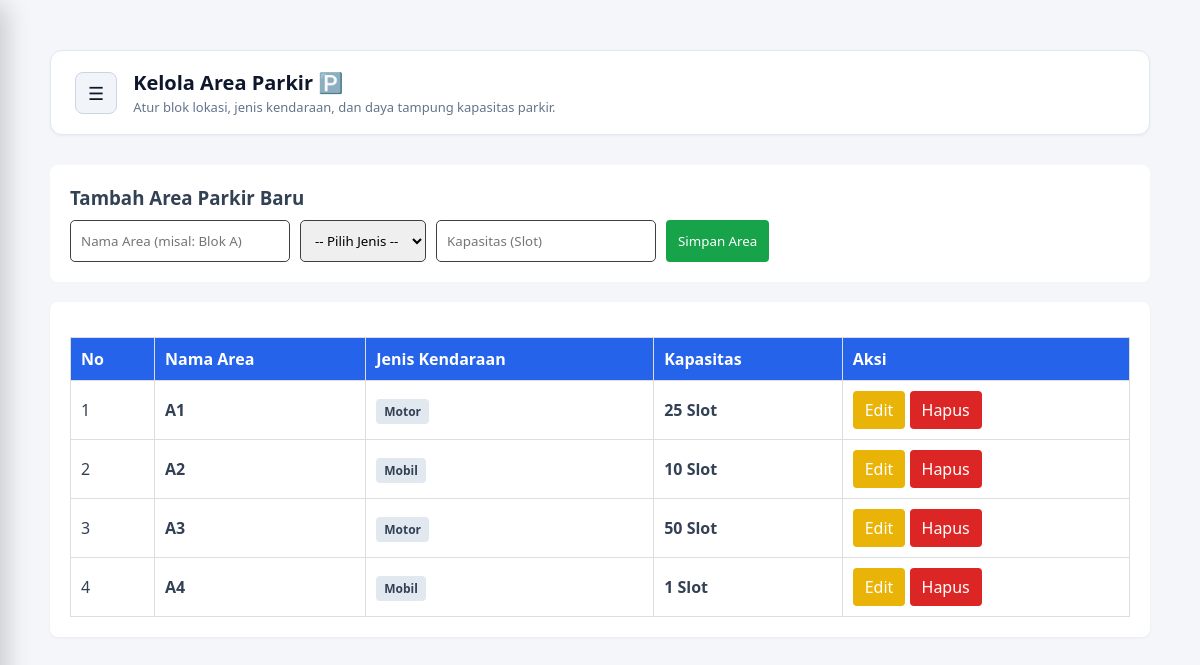
/app_parkir/admin/php-admin/area_parkir.php (signed in), run on the app's committed database.
### tables this page shows
CREATE TABLE `tb_area_parkir` (
  `id_area` int(11) NOT NULL,
  `nama_area` varchar(50) NOT NULL,
  `jenis_kendaraan` varchar(20) NOT NULL,
  `kapasitas` int(5) NOT NULL,
  `terisi` int(5) NOT NULL DEFAULT 0
);

### app_parkir/admin/php-admin/area_parkir.php (the view, shortened to what this page needs)
<?php
require_once '../../config/koneksi.php';
$areas = mysqli_query($koneksi, "SELECT * FROM tb_area_parkir ORDER BY id_area ASC");
$edit_data = null;
?>
<!DOCTYPE html>
<html lang="id">
<head>
    <link rel="stylesheet" href="../css-admin/dashboard.css?v=<?= time(); ?>">
    <link rel="stylesheet" href="../css-admin/user.css?v=<?= time(); ?>">
</head>
<body>
    <div class="content">
        <div class="header">
            <div class="header-left">
                <button class="menu-toggle" id="btnToggle" title="Buka Menu">☰</button>
                <div>
                    <h2>Kelola Area Parkir 🅿️</h2>
                    <p>Atur blok lokasi, jenis kendaraan, dan daya tampung kapasitas parkir.</p>
                </div>
            </div>
        </div>
        <div class="form-box">
            <h3><?= $edit_data ? 'Edit Area Parkir' : 'Tambah Area Parkir Baru'; ?></h3>
            <form action="" method="POST" style="display: flex; gap: 10px; flex-wrap: wrap; margin-top: 10px;">
                <input type="text" name="nama_area" placeholder="Nama Area (misal: Blok A)" value="<?= $edit_data['nama_area'] ?? ''; ?>" required>
                <select name="jenis_kendaraan" required>
                    <option value="">-- Pilih Jenis --</option>
                </select>
                <input type="number" name="kapasitas" placeholder="Kapasitas (Slot)" value="<?= $edit_data['kapasitas'] ?? ''; ?>" min="1" required>
                <?php if ($edit_data): ?>
                    <button type="submit" name="edit" class="btn btn-edit">Update Area</button>
                    <a href="area_parkir.php" class="btn" style="background: #64748b; color: white;">Batal</a>
                <?php else: ?>
                    <button type="submit" name="tambah" class="btn btn-add">Simpan Area</button>
                <?php endif; ?>
            </form>
        </div>
        <div style="overflow-x: auto; background: white; padding: 20px; border-radius: 8px; box-shadow: 0 1px 3px rgba(0,0,0,0.05);">
            <table>
                <thead>
                    <tr>
                        <th>No</th>
                        <th>Nama Area</th>
                        <th>Jenis Kendaraan</th>
                        <th>Kapasitas</th>
                        <th>Aksi</th>
                    </tr>
                </thead>
                <tbody>
                    <?php
                    $no = 1;
                    while($row = mysqli_fetch_assoc($areas)):
                    ?>
                    <tr>
                        <td><?= $no++; ?></td>
                        <td><b><?= htmlspecialchars($row['nama_area']); ?></b></td>
                        <td>
                            <span style="background: #e2e8f0; padding: 4px 8px; border-radius: 4px; font-size: 12px; font-weight: bold;">
                                <?= htmlspecialchars($row['jenis_kendaraan']); ?>
                            </span>
                        </td>
                        <td><b><?= $row['kapasitas']; ?> Slot</b></td>
                        <td>
                            <a href="area_parkir.php?edit_id=<?= $row['id_area']; ?>" class="btn btn-edit">Edit</a>
                            <a href="area_parkir.php?hapus=<?= $row['id_area']; ?>" onclick="return confirm('Yakin hapus area ini?')" class="btn btn-delete">Hapus</a>
                        </td>
                    </tr>
                    <?php endwhile; ?>
                </tbody>
            </table>
        </div>
    </div>
</body>
</html>

### app_parkir/admin/css-admin/dashboard.css (style rules this page uses)
* { margin: 0; padding: 0; box-sizing: border-box; font-family: "Segoe UI", system-ui, -apple-system, sans-serif; }
body { background-color: #f8fafc; color: #334155; display: flex; min-height: 100vh; position: relative; overflow-x: hidden; }
.content { flex: 1; padding: 30px; overflow-y: auto; width: 100%; }
.header { background-color: #ffffff; padding: 18px 24px; border-radius: 12px; box-shadow: 0 1px 3px rgba(0, 0, 0, 0.05); margin-bottom: 30px; border: 1px solid #e2e8f0; }
.header-left { display: flex; align-items: center; gap: 16px; }
.menu-toggle { background-color: #f1f5f9; color: #0f172a; border: 1px solid #cbd5e1; padding: 8px 12px; border-radius: 8px; font-size: 18px; cursor: pointer; transition: all 0.2s ease; display: flex; align-items: center; justify-content: center; }
.header h2 { font-size: 20px; color: #0f172a; margin-bottom: 2px; }
.header p { color: #64748b; font-size: 13px; }

### app_parkir/admin/css-admin/user.css (style rules this page uses)
body { font-family: Arial, sans-serif; padding: 20px; background: #f4f6f9; }
table { width: 100%; border-collapse: collapse; background: #fff; margin-top: 15px; }
th, td { border: 1px solid #ddd; padding: 10px; text-align: left; }
th { background-color: #2563eb; color: white; }
.form-box { background: #fff; padding: 20px; border-radius: 8px; margin-bottom: 20px; }
.btn { padding: 8px 12px; border: none; cursor: pointer; text-decoration: none; display: inline-block; border-radius: 4px; }
.btn-add { background: #16a34a; color: white; padding: 12px; }
.btn-edit { background: #eab308; color: white; }
.btn-delete { background: #dc2626; color: white; }
input, select { padding: 10px; border: #3e3f3f solid 1px; border-radius: 5px; }

### data on the page
tb_area_parkir: nama_area "A1", jenis_kendaraan "Motor", kapasitas "25"
tb_area_parkir: nama_area "A2", jenis_kendaraan "Mobil", kapasitas "10"
tb_area_parkir: nama_area "A3", jenis_kendaraan "Motor", kapasitas "50"
tb_area_parkir: nama_area "A4", jenis_kendaraan "Mobil", kapasitas "1"
